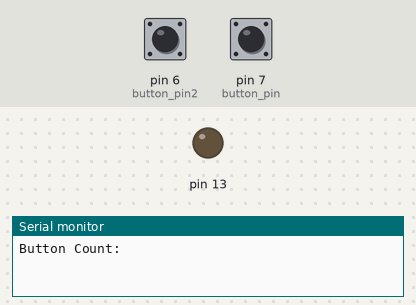
A sketch run on a simulated Arduino Uno, built with avr-gcc and run on an emulated ATmega328P. Shown: output pins drawn as LEDs (lit = HIGH), the last lines printed to the serial monitor. Inputs (shaded band) come from the test bench; at power-on: pin 6 (button_pin2) HIGH, pin 7 (button_pin) HIGH.

Above: at 1.3 s.
1.4 s: pin 6 (button_pin2) pulled LOW for 0.15 s
At 1.47 s:
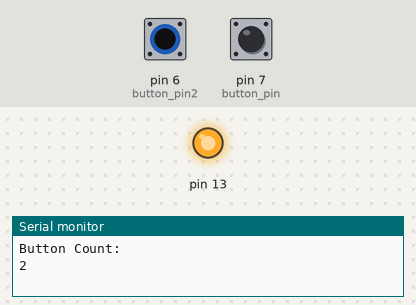
3.0 s: pin 6 (button_pin2) pulled LOW for 3.2 s
At 6.5 s:
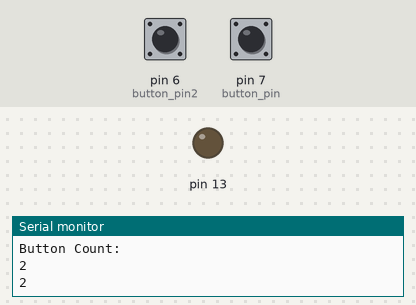
7.7 s: pin 7 (button_pin) pulled LOW for 3.2 s
At 8.9 s:
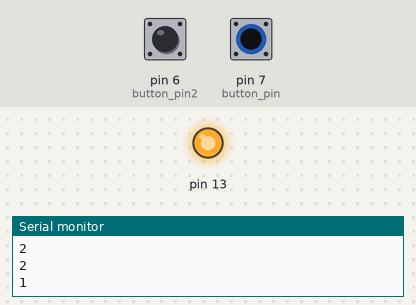
Timing chart, 0 to 12.4 s (numbered marks = the images above; inputs shaded):
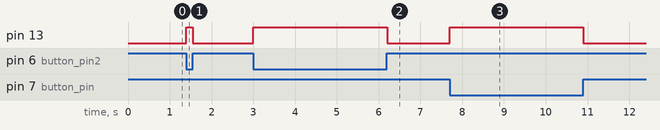

Measured:
- after the input at 1.4 s, pin 13: LOW → HIGH at once, → LOW 0.15 s later
- after the input at 3.0 s, pin 13: LOW → HIGH at once, → LOW 3.2 s later
- after the input at 7.7 s, pin 13: LOW → HIGH at once, → LOW 3.2 s later

The sketch:

button_serial.ino
```cpp
/* Code from Manu Arturo Channel's video
 *  https://www.youtube.com/channel/UCiKvfkp0KeUI-GYLIk3szrQ/videos
 *  i modified it for two buttons to print 1 and 2 on the serial so that NodeJS program can read
 */

#define button_pin 7
#define button_pin2 6

// variables will change:
int button_press_count = 0;
int button_press_count2 = 0;
int button_state = 0;
int button_state2 = 0;
int prev_button_state = 0;
int prev_button_state2 = 0;


void setup() {
  // put your setup code here, to run once:
  delay(100);
  Serial.begin(9600);
  pinMode (button_pin2, INPUT_PULLUP);
  pinMode (button_pin, INPUT_PULLUP); //Set digi pin 7 as pull up button
  pinMode (13, OUTPUT);

  Serial.println("Button Count:");
}

void loop() {
  // put your main code here, to run repeatedly:
  button_state = digitalRead(button_pin);
  if (button_state != prev_button_state) {
    if (button_state == HIGH) {
      digitalWrite(13, LOW);
    } else { //button press
      digitalWrite(13, HIGH);
      button_press_count = 1;
      Serial.println(button_press_count); //print the count
    }

    delay(50);
  }
  prev_button_state = button_state;
  // 2nd
  button_state2 = digitalRead(button_pin2);
  if (button_state2 != prev_button_state2) {
    if (button_state2 == HIGH) {
      digitalWrite(13, LOW);
    } else { //button press
      digitalWrite(13, HIGH);
      button_press_count2 = 2;
      Serial.println(button_press_count2); //print the count
    }

    delay(50);
  }
  prev_button_state2 = button_state2;

}
```
